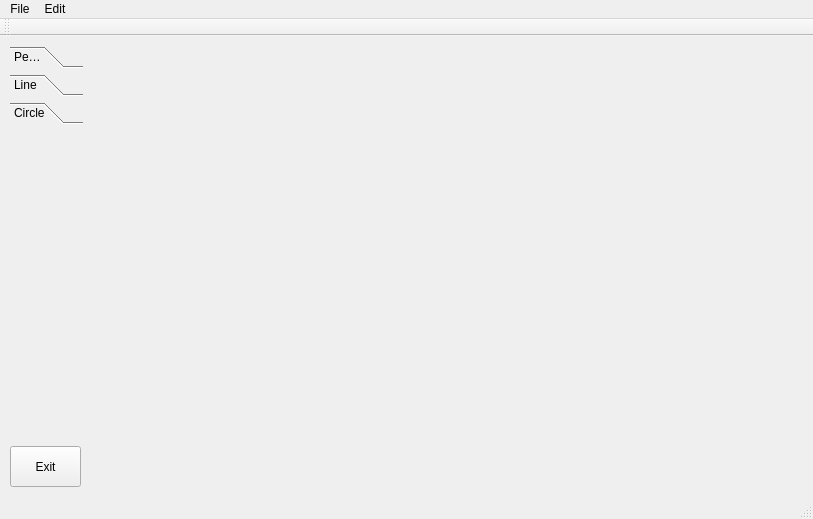
<?xml version="1.0" encoding="UTF-8"?>
<ui version="4.0">
 <class>MainWindow</class>
 <widget class="QMainWindow" name="MainWindow">
  <property name="geometry">
   <rect>
    <x>0</x>
    <y>0</y>
    <width>813</width>
    <height>519</height>
   </rect>
  </property>
  <property name="windowTitle">
   <string>MainWindow</string>
  </property>
  <widget class="QWidget" name="centralWidget">
   <widget class="QPushButton" name="pb_exit">
    <property name="geometry">
     <rect>
      <x>10</x>
      <y>410</y>
      <width>71</width>
      <height>41</height>
     </rect>
    </property>
    <property name="text">
     <string>Exit</string>
    </property>
   </widget>
   <widget class="OGLWidget" name="glview" native="true">
    <property name="geometry">
     <rect>
      <x>90</x>
      <y>-10</y>
      <width>721</width>
      <height>461</height>
     </rect>
    </property>
   </widget>
   <widget class="QToolBox" name="toolBox">
    <property name="geometry">
     <rect>
      <x>10</x>
      <y>10</y>
      <width>73</width>
      <height>171</height>
     </rect>
    </property>
    <property name="currentIndex">
     <number>2</number>
    </property>
    <property name="tabSpacing">
     <number>6</number>
    </property>
    <widget class="QWidget" name="p_pensil">
     <property name="geometry">
      <rect>
       <x>0</x>
       <y>0</y>
       <width>73</width>
       <height>66</height>
      </rect>
     </property>
     <attribute name="label">
      <string>Pensil</string>
     </attribute>
     <widget class="QPushButton" name="pushButton_3">
      <property name="geometry">
       <rect>
        <x>0</x>
        <y>0</y>
        <width>71</width>
        <height>41</height>
       </rect>
      </property>
      <property name="text">
       <string>colOlor</string>
      </property>
     </widget>
    </widget>
    <widget class="QWidget" name="p_line">
     <property name="geometry">
      <rect>
       <x>0</x>
       <y>0</y>
       <width>73</width>
       <height>66</height>
      </rect>
     </property>
     <attribute name="label">
      <string>Line</string>
     </attribute>
    </widget>
    <widget class="QWidget" name="p_circle">
     <property name="geometry">
      <rect>
       <x>0</x>
       <y>0</y>
       <width>73</width>
       <height>66</height>
      </rect>
     </property>
     <attribute name="label">
      <string>Circle</string>
     </attribute>
    </widget>
   </widget>
  </widget>
  <widget class="QMenuBar" name="menuBar">
   <property name="geometry">
    <rect>
     <x>0</x>
     <y>0</y>
     <width>813</width>
     <height>27</height>
    </rect>
   </property>
   <widget class="QMenu" name="menuFile">
    <property name="title">
     <string>File</string>
    </property>
   </widget>
   <widget class="QMenu" name="menuEdit">
    <property name="title">
     <string>Edit</string>
    </property>
    <addaction name="actionClear_All"/>
   </widget>
   <addaction name="menuFile"/>
   <addaction name="menuEdit"/>
  </widget>
  <widget class="QToolBar" name="mainToolBar">
   <attribute name="toolBarArea">
    <enum>TopToolBarArea</enum>
   </attribute>
   <attribute name="toolBarBreak">
    <bool>false</bool>
   </attribute>
  </widget>
  <widget class="QStatusBar" name="statusBar"/>
  <action name="actionClear_All">
   <property name="checkable">
    <bool>false</bool>
   </property>
   <property name="text">
    <string>Clear All</string>
   </property>
  </action>
 </widget>
 <layoutdefault spacing="6" margin="11"/>
 <customwidgets>
  <customwidget>
   <class>OGLWidget</class>
   <extends>QWidget</extends>
   <header>oglwidget.hpp</header>
   <container>1</container>
  </customwidget>
 </customwidgets>
 <resources/>
 <connections/>
</ui>
